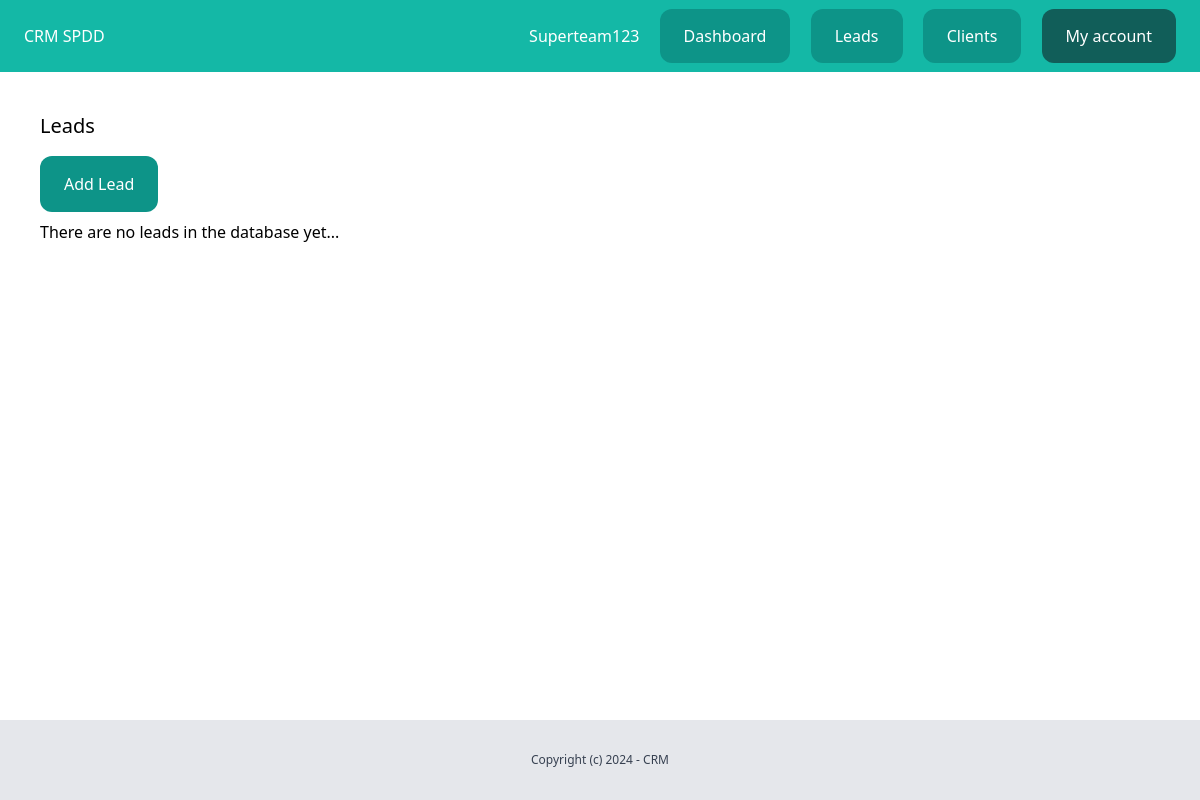
The app's page /dashboard/leads/ (signed in), older data.
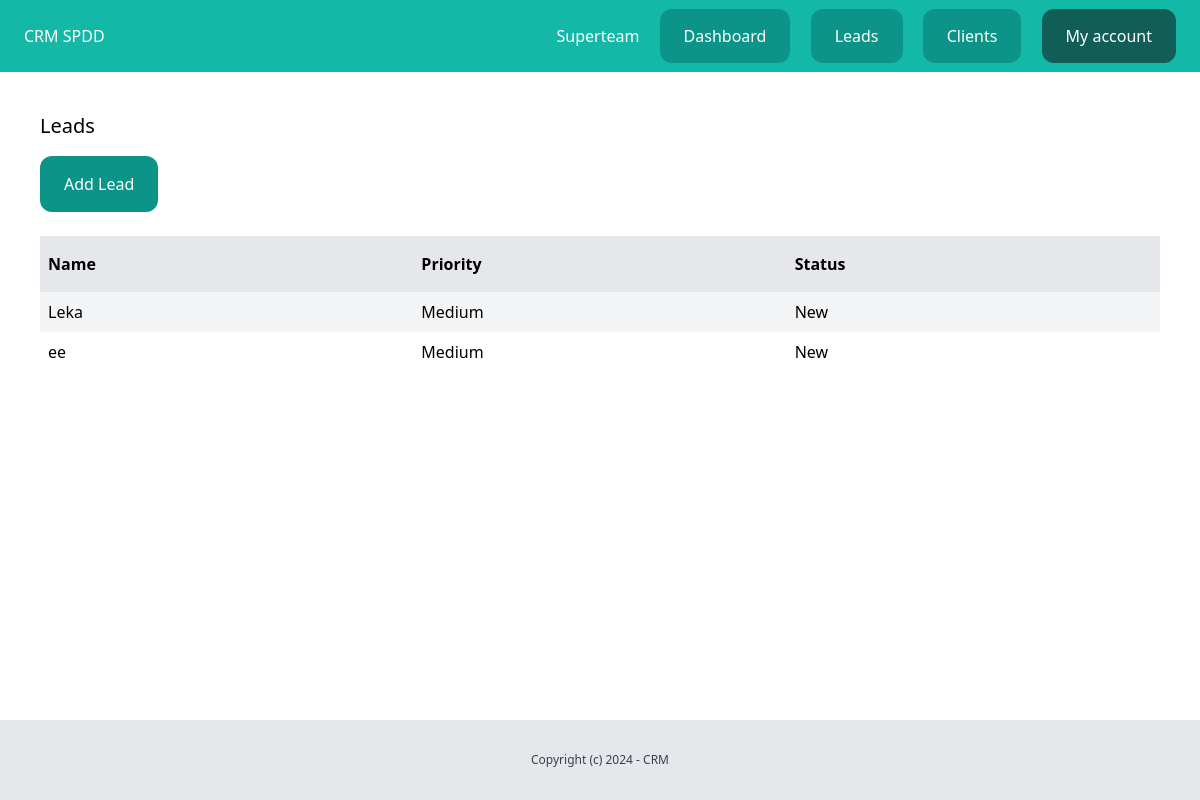
The same page, newer data.
### team/models.py (models this page shows, shortened)
class Team(models.Model):
    plan = models.ForeignKey(Plan, related_name='teams', blank=True, null=True, on_delete=models.CASCADE)
    name = models.CharField(max_length=100)
    members = models.ManyToManyField(User, related_name='teams')
    created_by = models.ForeignKey(User, related_name='created_teams', on_delete=models.CASCADE)
    created_at = models.DateTimeField(auto_now_add=True)

### lead/models.py (models this page shows, shortened)
class lead(models.Model):
    LOW = 'low'
    MEDIUM = 'medium'
    HIGH = 'high'
    CHOICES_PRIORITY = (
        (LOW, 'Low'),
        (MEDIUM, 'Medium'),
        (HIGH, 'High'),
    )
    NEW = 'new'
    CONTACTED = 'contacted'
    WON = 'won'
    LOST = 'lost'
    CHOICE_STATUS = (
        (NEW, 'New'),
        (CONTACTED, 'Contacted'),
        (WON, 'Won'),
        (LOST, 'Lost'),
    )
    team = models.ForeignKey(Team, related_name='leads', on_delete=models.CASCADE)
    name = models.CharField(max_length=255)
    email = models.EmailField()
    description = models.TextField(blank=True, null=True)
    priority = models.CharField(max_length = 10, choices = CHOICES_PRIORITY, default = MEDIUM)
    status = models.CharField(max_length = 10, choices = CHOICE_STATUS, default = NEW)
    converted_to_client = models.BooleanField(default=False)
    created_by = models.ForeignKey(User, related_name = 'leads', on_delete = models.CASCADE)
    created_at = models.DateTimeField(auto_now_add = True)
    modified_at = models.DateTimeField(auto_now = True)
    class Meta:
        ordering = ('created_at',)

### lead/views.py (the view)
# urls.py: path('', views.LeadListView.as_view(), name='list'),
class LeadListView(LoginRequiredMixin, ListView):
    model = lead
    def get_queryset(self):
        queryset = super(LeadListView, self).get_queryset()
        team = self.request.user.userprofile.active_team
        return queryset.filter(team=team, converted_to_client=False)

### team/context_processors.py (called while the page is built)
def active_team(request):
    if request.user.is_authenticated:
        active_team = request.user.userprofile.get_active_team()
        if not active_team:
            active_team = Team.objects.filter(created_by=request.user)[0]
    else:
        active_team = None
    return {'active_team': active_team}

### userprofile/models.py (called while the page is built)
    def get_active_team(self):
        if self.active_team:
            return self.active_team
        else:
            return Team.objects.filter(members__in=[self.user.id]).first()

### lead/templates/lead/lead_list.html (shortened to what this page needs)
{% extends 'core/base.html' %}
{% block content %}
<div class="py-6 px-6">
    <h1 class="mb-4 text-xl">Leads</h1>
    <a href="{% url 'leads:add' %}" class="inline-block py-4 px-6 bg-teal-600 rounded-xl text-white">Add Lead</a>
    {% if object_list %}
        <div class="mt-6 flex justify-between">
            <p class="py-4 px-2 bg-gray-200 font-semibold w-full">Name</p>
            <p class="py-4 px-2 bg-gray-200 font-semibold w-full">Priority</p>
            <p class="py-4 px-2 bg-gray-200 font-semibold w-full">Status</p>
        </div>
        {% for lead in object_list %}
            <div class="flex justify-between">
                <p class="py-2 px-2 w-full {% cycle 'bg-gray-100' '' %}">
                    <a href="{% url 'leads:detail' lead.id %}">{{ lead.name }}</a>
                </p>
                <p class="py-2 px-2 w-full {% cycle 'bg-gray-100' '' %}">{{ lead.get_priority_display }}</p>
                <p class="py-2 px-2 w-full {% cycle 'bg-gray-100' '' %}">{{ lead.get_status_display }}</p>
            </div>
        {% endfor %}
    {% else %}
        <p class="py-2">There are no leads in the database yet...</p>
    {% endif %}
</div>
{% endblock %}

### core/templates/core/partials/nav.html
<nav class="py-6 px-6 flex justify-between bg-teal-500">
    <p class="text-white">CRM SPDD</p>
    <div class="space-x-4">
        {% if request.user.is_authenticated %}
            <a href="{% url 'team:detail' active_team.id %}" class="text-white">{{ active_team.name }}</a>
            <a href="{% url 'dashboard:index' %}" class="py-4 px-6 bg-teal-600 rounded-xl text-white">Dashboard</a>
            <a href="{% url 'leads:list' %}" class="py-4 px-6 bg-teal-600 rounded-xl text-white">Leads</a>
            <a href="{% url 'clients:list' %}" class="py-4 px-6 bg-teal-600 rounded-xl text-white">Clients</a>
            <a href="{% url 'userprofile:myaccount' %}" class="py-4 px-6 bg-teal-800 rounded-xl text-white">My account</a>
        {% else %}
            <a href="{% url 'login' %}" class="py-4 px-6 bg-teal-600 rounded-xl text-white">Log in</a>
            <a href="{% url 'signup' %}" class="py-4 px-6 bg-teal-300 rounded-xl text-white">Sign up</a>
        {% endif %}
    </div>
</nav>

Row changes from the older to the newer data that the page shows:
changed Team: name "Superteam123" → "Superteam"
now on this page (row unchanged): lead: name "Leka", priority "Medium", status "New"
now on this page (row unchanged): lead: name "ee", priority "Medium", status "New"
Text that changed along with them:
text no longer shown: "There are no leads in the database yet..."
text now shown: "Name Priority Status"
